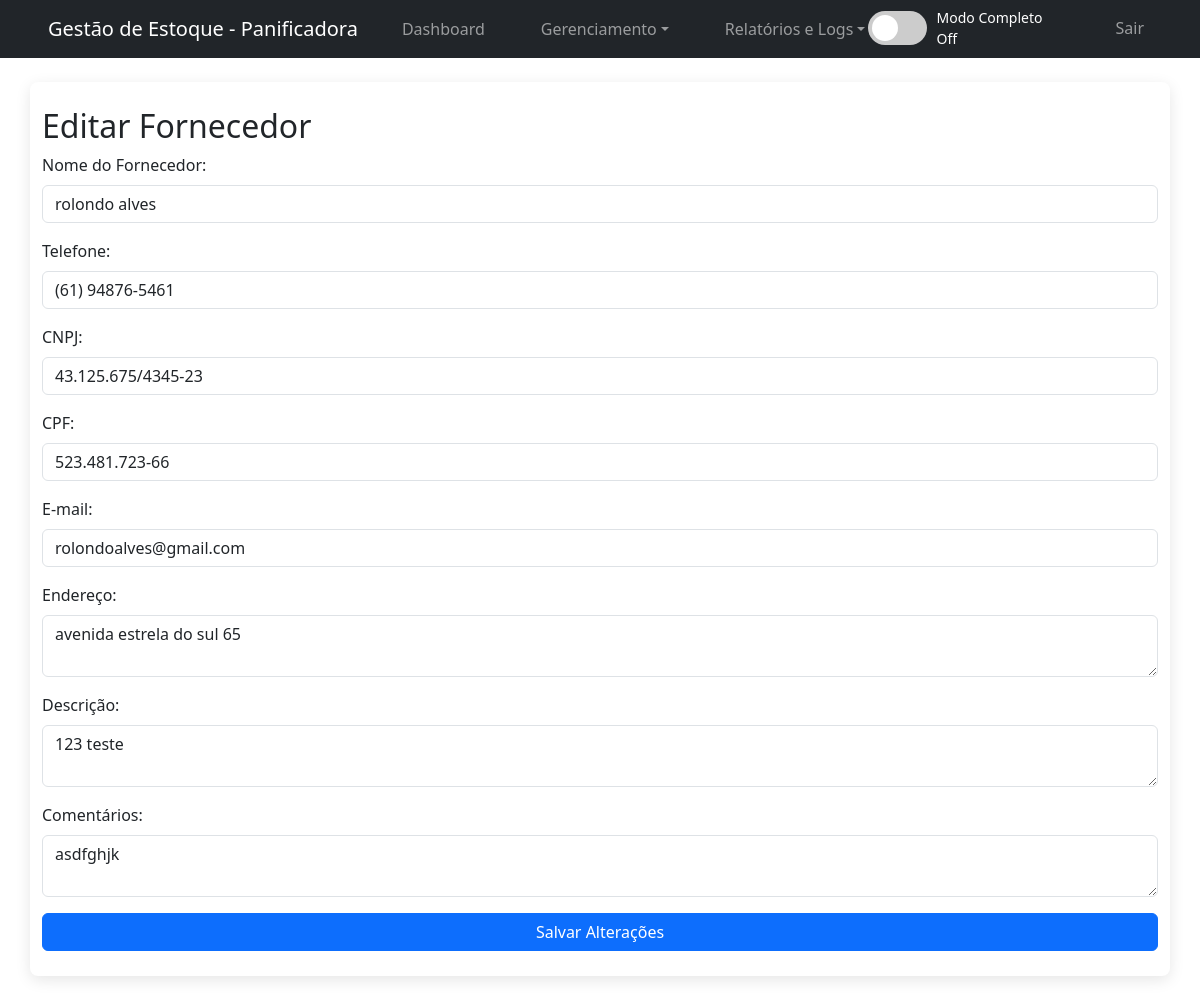
The app's page /editar_fornecedor.php?id=2 (signed in), older data.
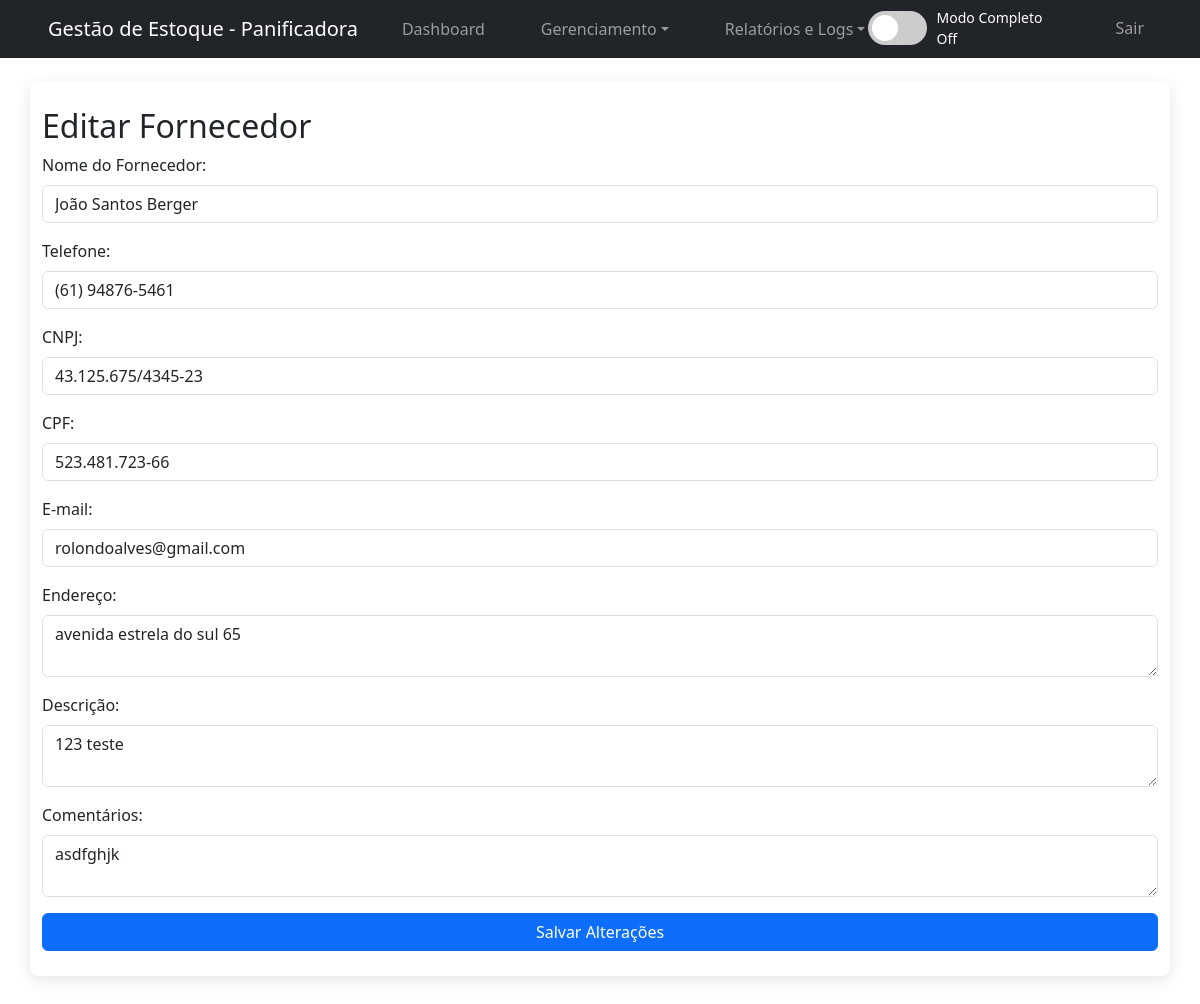
The same page, newer data.
### tables this page shows
CREATE TABLE `fornecedores` (
  `id` int(11) NOT NULL AUTO_INCREMENT,
  `nome` varchar(100) NOT NULL,
  `endereco` text DEFAULT NULL,
  `telefone` varchar(20) NOT NULL,
  `cnpj` varchar(18) DEFAULT NULL,
  `cpf` varchar(14) DEFAULT NULL,
  `email` varchar(100) DEFAULT NULL,
  `descrição` text DEFAULT NULL,
  `comentarios` text DEFAULT NULL,
  PRIMARY KEY (`id`)
);

### editar_fornecedor.php (the view, shortened to what this page needs)
<?php
require_once 'conexao.php';
$id = $_GET['id'];
$sql = "SELECT * FROM fornecedores WHERE id = ?";
$stmt = $conexao->prepare($sql);
$stmt->bind_param("i", $id);
$stmt->execute();
$resultado = $stmt->get_result();
$fornecedor = $resultado->fetch_assoc();
?>
<!DOCTYPE html>
<html lang="pt-BR">
<head>
    <link rel="stylesheet" href="style.css">
    <link href="https://cdn.jsdelivr.net/npm/bootstrap@5.3.3/dist/css/bootstrap.min.css" rel="stylesheet">
</head>
<body>
    <?php include 'navbar.php'; ?>
    <div class="container mt-4">
        <h2>Editar Fornecedor</h2>
        <form method="POST" action="gerenciar_fornecedores.php">
            <div class="mb-3">
                <label for="nome" class="form-label">Nome do Fornecedor:</label>
                <input type="text" class="form-control" name="nome" value="<?php echo htmlspecialchars($fornecedor['nome']); ?>" required>
            </div>
            <div class="mb-3">
                <label for="telefone" class="form-label">Telefone:</label>
                <input type="text" class="form-control" name="telefone" value="<?php echo htmlspecialchars($fornecedor['telefone'] ?? ''); ?>" required placeholder="Ex.: (11) 99999-9999">
            </div>
            <div class="mb-3">
                <label for="cnpj" class="form-label">CNPJ:</label>
                <input type="text" class="form-control" name="cnpj" value="<?php echo htmlspecialchars($fornecedor['cnpj'] ?? ''); ?>" placeholder="Ex.: 12.345.678/0001-99">
            </div>
            <div class="mb-3">
                <label for="cpf" class="form-label">CPF:</label>
                <input type="text" class="form-control" name="cpf" value="<?php echo htmlspecialchars($fornecedor['cpf'] ?? ''); ?>" placeholder="Ex.: 123.456.789-00">
            </div>
            <div class="mb-3">
                <label for="email" class="form-label">E-mail:</label>
                <input type="email" class="form-control" name="email" value="<?php echo htmlspecialchars($fornecedor['email'] ?? ''); ?>" placeholder="Ex.: fornecedor@exemplo.com">
            </div>
            <div class="mb-3">
                <label for="endereco" class="form-label">Endereço:</label>
                <textarea class="form-control" name="endereco"><?php echo htmlspecialchars($fornecedor['endereco'] ?? ''); ?></textarea>
            </div>
            <div class="mb-3">
                <label for="descrição" class="form-label">Descrição:</label>
                <textarea class="form-control" name="descrição" placeholder="Ex.: Produtos fornecidos"><?php echo htmlspecialchars($fornecedor['descrição'] ?? ''); ?></textarea>
            </div>
            <div class="mb-3">
                <label for="comentarios" class="form-label">Comentários:</label>
                <textarea class="form-control" name="comentarios" placeholder="Ex.: Observações sobre o fornecedor"><?php echo htmlspecialchars($fornecedor['comentarios'] ?? ''); ?></textarea>
            </div>
            <button type="submit" class="btn btn-primary">Salvar Alterações</button>
        </form>
    </div>
</body>
</html>

Row changes from the older to the newer data that the page shows:
changed fornecedores "rolondoalves@gmail.com": nome "rolondo alves" → "João Santos Berger"
